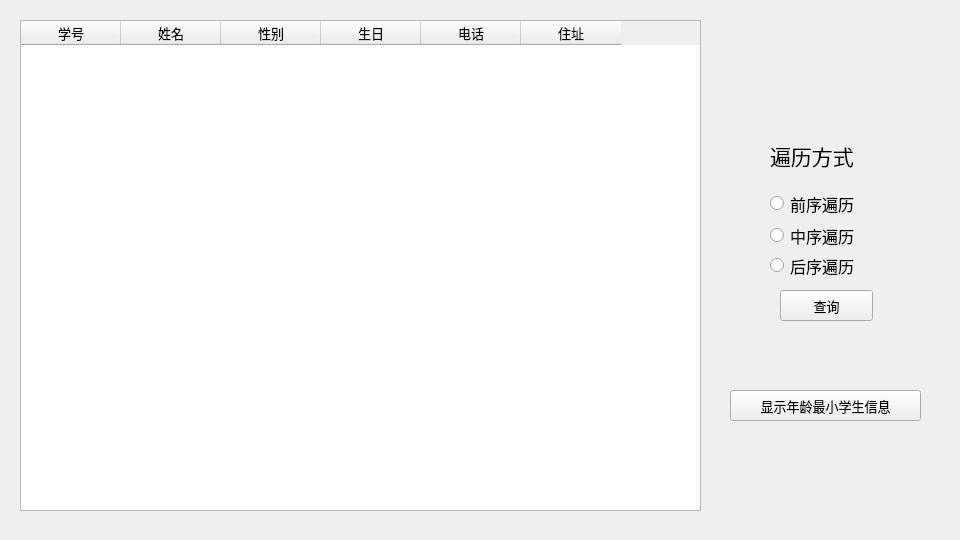
<?xml version="1.0" encoding="UTF-8"?>
<ui version="4.0">
 <class>showWidget</class>
 <widget class="QWidget" name="showWidget">
  <property name="geometry">
   <rect>
    <x>0</x>
    <y>0</y>
    <width>960</width>
    <height>540</height>
   </rect>
  </property>
  <property name="font">
   <font>
    <family>微软雅黑 Light</family>
    <pointsize>10</pointsize>
   </font>
  </property>
  <property name="windowTitle">
   <string>遍历显示窗口</string>
  </property>
  <widget class="QTableWidget" name="tableWidget">
   <property name="geometry">
    <rect>
     <x>20</x>
     <y>20</y>
     <width>681</width>
     <height>491</height>
    </rect>
   </property>
   <property name="font">
    <font>
     <family>微软雅黑 Light</family>
     <pointsize>10</pointsize>
    </font>
   </property>
   <column>
    <property name="text">
     <string>学号</string>
    </property>
   </column>
   <column>
    <property name="text">
     <string>姓名</string>
    </property>
   </column>
   <column>
    <property name="text">
     <string>性别</string>
    </property>
   </column>
   <column>
    <property name="text">
     <string>生日</string>
    </property>
   </column>
   <column>
    <property name="text">
     <string>电话</string>
    </property>
   </column>
   <column>
    <property name="text">
     <string>住址</string>
    </property>
   </column>
  </widget>
  <widget class="QRadioButton" name="radioButtonPreOrder">
   <property name="geometry">
    <rect>
     <x>770</x>
     <y>188</y>
     <width>121</width>
     <height>31</height>
    </rect>
   </property>
   <property name="font">
    <font>
     <family>微软雅黑 Light</family>
     <pointsize>12</pointsize>
    </font>
   </property>
   <property name="text">
    <string>前序遍历</string>
   </property>
  </widget>
  <widget class="QRadioButton" name="radioButtonInOrder">
   <property name="geometry">
    <rect>
     <x>770</x>
     <y>220</y>
     <width>121</width>
     <height>31</height>
    </rect>
   </property>
   <property name="font">
    <font>
     <family>微软雅黑 Light</family>
     <pointsize>12</pointsize>
    </font>
   </property>
   <property name="text">
    <string>中序遍历</string>
   </property>
  </widget>
  <widget class="QRadioButton" name="radioButtonPostOrder">
   <property name="geometry">
    <rect>
     <x>770</x>
     <y>250</y>
     <width>121</width>
     <height>31</height>
    </rect>
   </property>
   <property name="font">
    <font>
     <family>微软雅黑 Light</family>
     <pointsize>12</pointsize>
    </font>
   </property>
   <property name="text">
    <string>后序遍历</string>
   </property>
  </widget>
  <widget class="QLabel" name="label">
   <property name="geometry">
    <rect>
     <x>770</x>
     <y>130</y>
     <width>121</width>
     <height>51</height>
    </rect>
   </property>
   <property name="font">
    <font>
     <family>微软雅黑 Light</family>
     <pointsize>16</pointsize>
    </font>
   </property>
   <property name="text">
    <string>遍历方式</string>
   </property>
  </widget>
  <widget class="QPushButton" name="pushButtonSearch">
   <property name="geometry">
    <rect>
     <x>780</x>
     <y>290</y>
     <width>93</width>
     <height>31</height>
    </rect>
   </property>
   <property name="text">
    <string>查询</string>
   </property>
  </widget>
  <widget class="QPushButton" name="pushButtonYoungestSearch">
   <property name="geometry">
    <rect>
     <x>730</x>
     <y>390</y>
     <width>191</width>
     <height>31</height>
    </rect>
   </property>
   <property name="text">
    <string>显示年龄最小学生信息</string>
   </property>
  </widget>
 </widget>
 <resources/>
 <connections/>
</ui>
